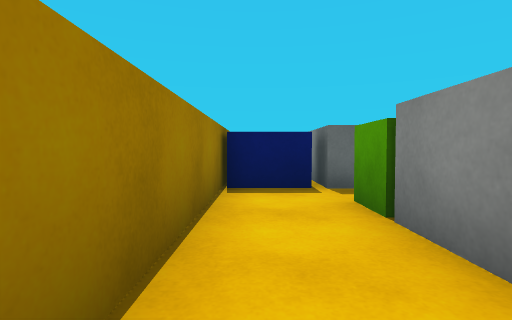
View 1 (above)

13 first-person views from a walk through a scene from a Unity 3-D project. The camera is 0.62 m above the floor, tilts 2° down and sees 80° across. The floor is counted in squares, 1 m on a side. Each view is taken from the middle of a square. On the plan, view 1 faces up. The plan holds only what a view shows up to about 9 squares ahead; the rest is blank. The place goes on beyond the plan. The player character is not drawn. Surface patterns are stand-ins for the level's own textures.

View 2
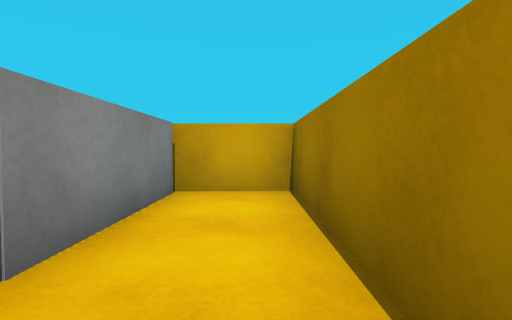

View 3
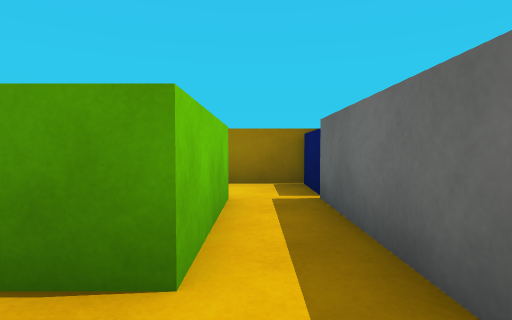

View 4
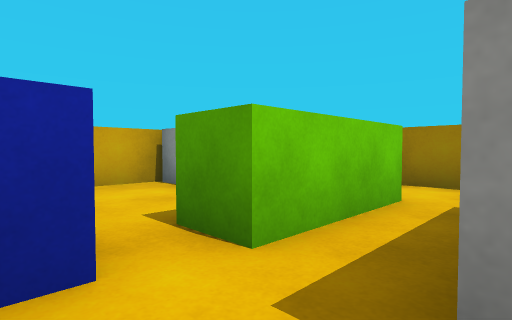

View 5
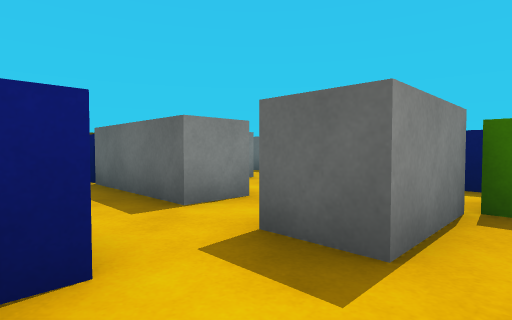

View 6
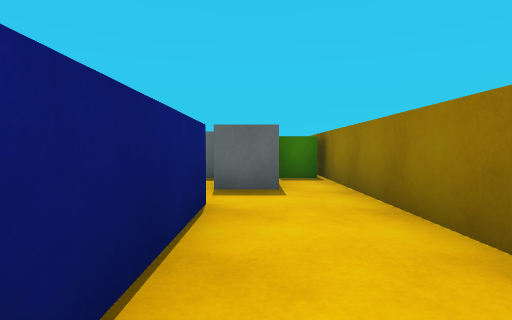

View 7
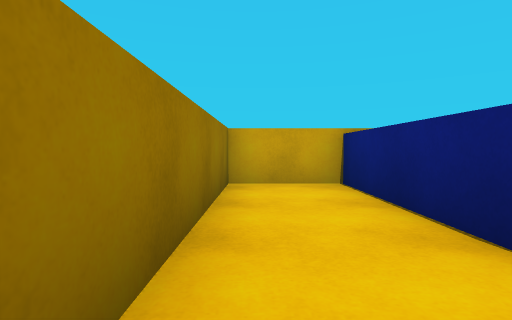

View 8
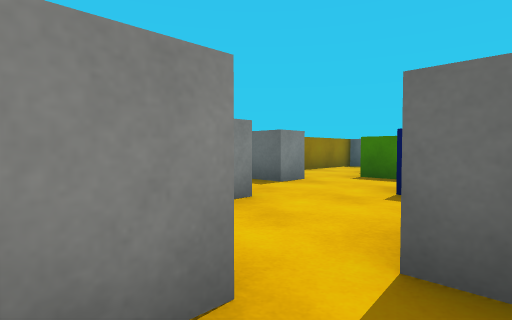

View 9
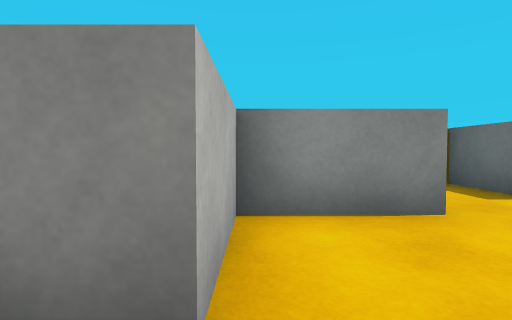

View 10
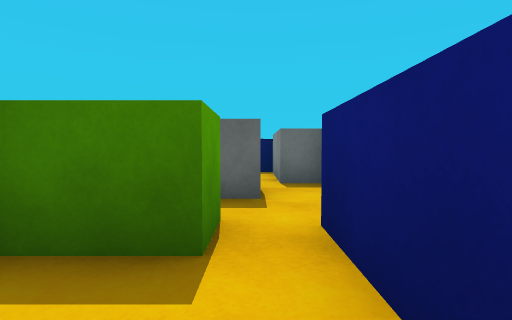

View 11
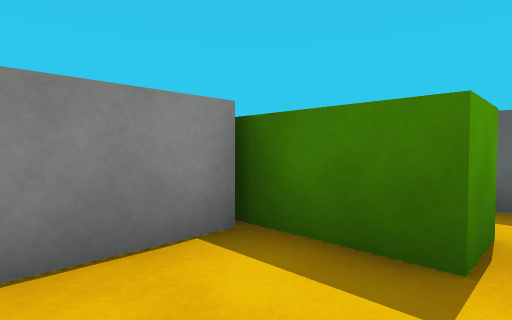

View 12
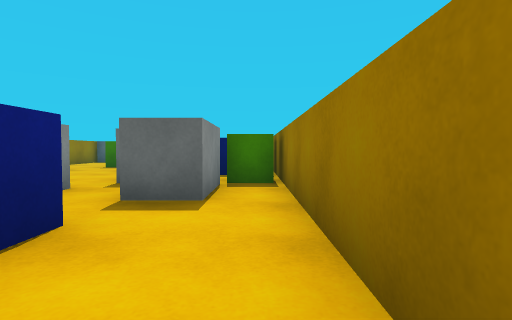

View 13
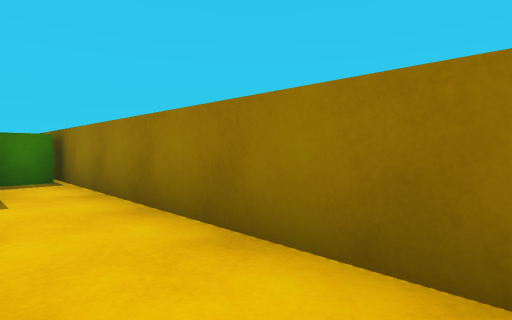

### Floor plan
Ten units are one square. View 1 is at (0, 0); x grows to the right and y downward. Boxes are objects, and circles mark ways between rooms. Rooms are numbered by the first view taken in them; rooms with no view inside come last. Other rooms are left out.
<svg viewBox="-11 -100 91 110">
<path fill="none" stroke="#000" d="M24 -48 12 -48 12 -55M-6 -57 -6 5 14 5M12 4 12 -26M45 -15 45 -35 50 -35M22 -25 22 4M41 -48 24 -48M14 5 34 5M54 -35 54 5 75 5 75 -95M21 -58 41 -58 41 -48"/>
<rect x="-5" y="-65" width="20" height="20" fill="#bbb"><title>blue block</title></rect>
<rect x="5" y="-35" width="30" height="10" fill="#bbb"><title>green block</title></rect>
<rect x="-5" y="-95" width="20" height="10" fill="#bbb"><title>block</title></rect>
<rect x="5" y="-85" width="20" height="20" fill="#bbb"><title>block</title></rect>
<rect x="35" y="-85" width="20" height="20" fill="#bbb"><title>block</title></rect>
<rect x="35" y="-95" width="20" height="10" fill="#bbb"><title>blue block</title></rect>
<rect x="55" y="-65" width="10" height="20" fill="#bbb"><title>block</title></rect>
<rect x="55" y="-75" width="20" height="10" fill="#bbb"><title>green cube</title></rect>
<rect x="55" y="-95" width="20" height="20" fill="#bbb"><title>blue block</title></rect>
<circle cx="15" cy="-35" r="3" fill="#2a7"/>
<circle cx="50" cy="-40" r="3" fill="#2a7"/>
<text x="10" y="-30">1</text>
<text x="40" y="-20">2</text>
<text x="50" y="-60">3</text>
</svg>
Room 1 opens to room 2. Room 2 opens to room 3.

Where each view was taken, in squares from view 1:
view 1: 0 up, 0 right, facing up
view 2: 4 up, 0 right, facing down
view 3: 4 up, 5 right, facing left
view 4: 5 up, 5 right, facing down-left
view 5: 3 up, 7 right, facing up-left
view 6: 0 up, 6 right, facing up
view 7: 5 up, 7 right, facing down
view 8: 5 up, 5 right, facing up-left
view 9: 6 up, 5 right, facing left
view 10: 1 up, 4 right, facing up
view 11: 1 up, 4 right, facing up-left
view 12: 1 up, 7 right, facing up
view 13: 0 up, 6 right, facing up-right
